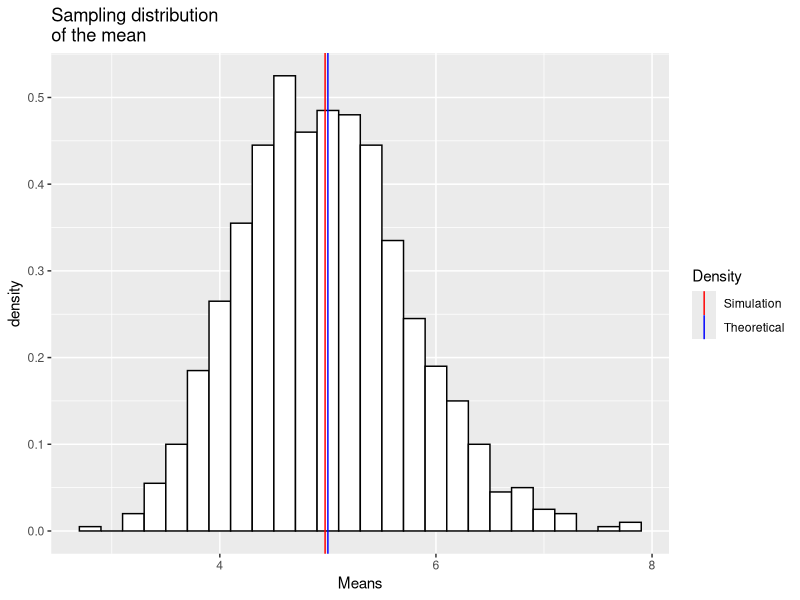
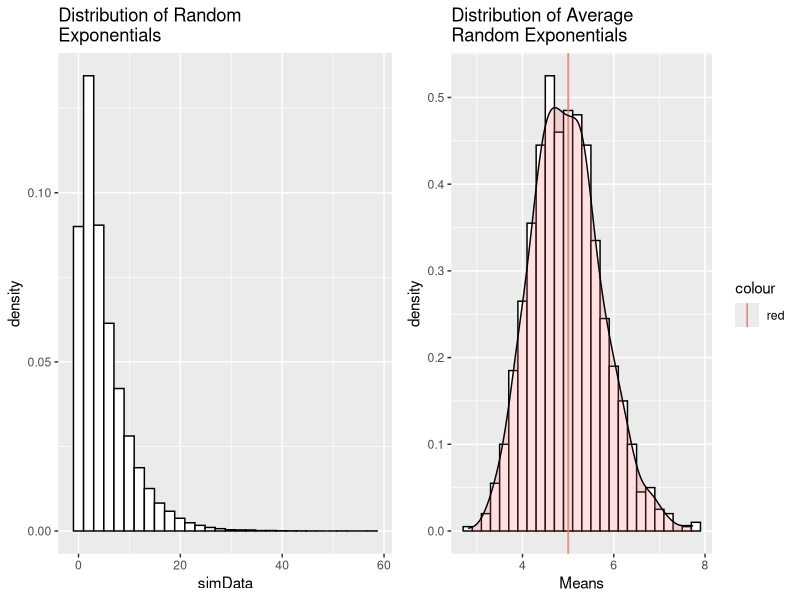

These figures' R source, in order:
## ---- chunk 1
## Load required libraries
library(ggplot2)
library(grid)
library(gridExtra)
library(modeest)

# Set initial variables
set.seed(1234)
nosim <- 1000
n <- 40
lambda <- 0.2

# Generate simuations and calculate sample means and sds
  simData =  matrix(rexp(n*nosim, lambda), nrow = nosim, ncol = n)
  meanData = data.frame(Means = apply(simData, 1, mean))
  theoreticalMean <- 1/lambda
  sampleMean <- mean(meanData$Means)

# Generate Plot
  ggplot(meanData,aes(x=Means)) +
  geom_histogram(aes(y=..density..),binwidth = lambda,colour="black", fill="white") +
  geom_vline(aes(xintercept = theoreticalMean, color="red")) +
  geom_vline(aes(xintercept = sampleMean, color="blue")) +
  labs(title="Sampling distribution\nof the mean") +
  scale_colour_manual(values = c("red","blue"), name = "Density",
          labels = c("Simulation", "Theoretical")) 

## ---- chunk 2
populationSd <- 1/lambda
theoreticalSd <- (1/lambda)/sqrt(n)
theoreticalVariance <- theoreticalSd^2
sampleStandardDeviation<-  sd(meanData$Means)
sampleVariance <- var(meanData$Means)
## ---- chunk 3
## Generate variable and data
sampleData <- data.frame(simData = rexp(n*nosim, lambda))
sampleMode <- mlv(meanData$Means, method ="mfv")
sampleMedian <- median(meanData$Means)

## Generate Plot
p1 <- ggplot(sampleData,aes(x=simData)) +
     geom_histogram(aes(y=..density..),colour="black", fill="white") +
     labs(title="Distribution of Random\nExponentials ") 

p2 <- ggplot(meanData,aes(x=Means)) +
      geom_histogram(aes(y=..density..),binwidth = lambda,colour="black", fill="white") + 
      geom_vline(aes(xintercept = theoreticalMean, color="red")) +
      labs(title="Distribution of Average\nRandom Exponentials") +
     geom_density(alpha=.2, fill="#FF6666")  # Overlay with transparent density plot

grid.arrange(p1,p2, ncol=2)
